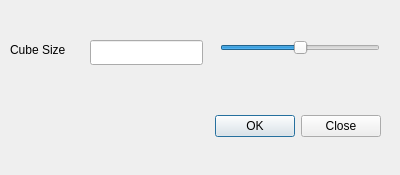
<ui version="4.0" >
 <class>CubeForm</class>
 <widget class="QDialog" name="CubeForm" >
  <property name="geometry" >
   <rect>
    <x>0</x>
    <y>0</y>
    <width>400</width>
    <height>175</height>
   </rect>
  </property>
  <property name="windowTitle" >
   <string>Create Cube</string>
  </property>
  <widget class="QDialogButtonBox" name="buttonBox" >
   <property name="geometry" >
    <rect>
     <x>30</x>
     <y>110</y>
     <width>351</width>
     <height>32</height>
    </rect>
   </property>
   <property name="orientation" >
    <enum>Qt::Horizontal</enum>
   </property>
   <property name="standardButtons" >
    <set>QDialogButtonBox::Close|QDialogButtonBox::Ok</set>
   </property>
  </widget>
  <widget class="QLabel" name="label" >
   <property name="geometry" >
    <rect>
     <x>10</x>
     <y>40</y>
     <width>71</width>
     <height>19</height>
    </rect>
   </property>
   <property name="text" >
    <string>Cube Size</string>
   </property>
   <property name="buddy" >
    <cstring>sizeField</cstring>
   </property>
  </widget>
  <widget class="QLineEdit" name="sizeField" >
   <property name="geometry" >
    <rect>
     <x>90</x>
     <y>40</y>
     <width>113</width>
     <height>25</height>
    </rect>
   </property>
  </widget>
  <widget class="QSlider" name="sizeSlider" >
   <property name="geometry" >
    <rect>
     <x>220</x>
     <y>40</y>
     <width>160</width>
     <height>16</height>
    </rect>
   </property>
   <property name="minimum" >
    <number>-1000</number>
   </property>
   <property name="maximum" >
    <number>1000</number>
   </property>
   <property name="orientation" >
    <enum>Qt::Horizontal</enum>
   </property>
  </widget>
 </widget>
 <tabstops>
  <tabstop>sizeField</tabstop>
  <tabstop>sizeSlider</tabstop>
  <tabstop>buttonBox</tabstop>
 </tabstops>
 <resources/>
 <connections>
  <connection>
   <sender>buttonBox</sender>
   <signal>accepted()</signal>
   <receiver>CubeForm</receiver>
   <slot>accept()</slot>
   <hints>
    <hint type="sourcelabel" >
     <x>248</x>
     <y>124</y>
    </hint>
    <hint type="destinationlabel" >
     <x>157</x>
     <y>174</y>
    </hint>
   </hints>
  </connection>
  <connection>
   <sender>buttonBox</sender>
   <signal>rejected()</signal>
   <receiver>CubeForm</receiver>
   <slot>close()</slot>
   <hints>
    <hint type="sourcelabel" >
     <x>316</x>
     <y>130</y>
    </hint>
    <hint type="destinationlabel" >
     <x>286</x>
     <y>174</y>
    </hint>
   </hints>
  </connection>
 </connections>
</ui>
